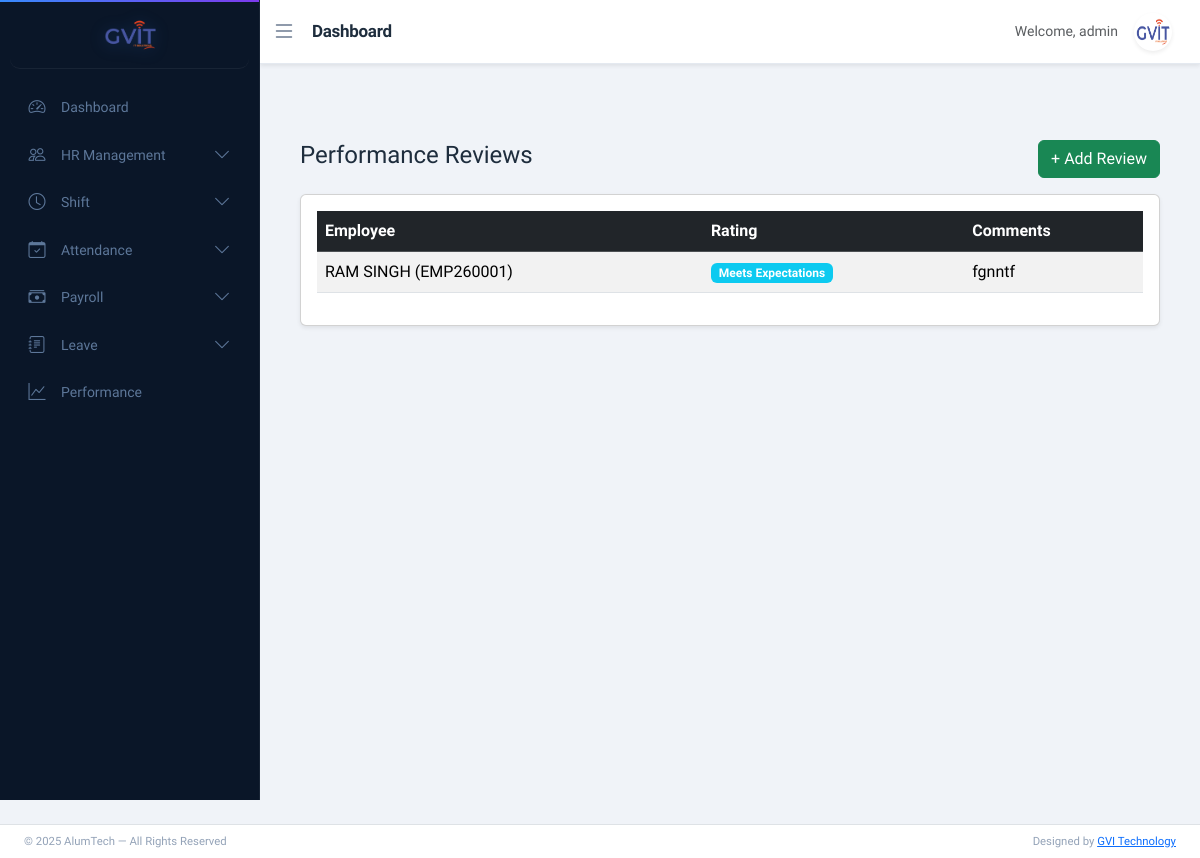
Page /performance/reviews/ (signed in) on the earlier database version.
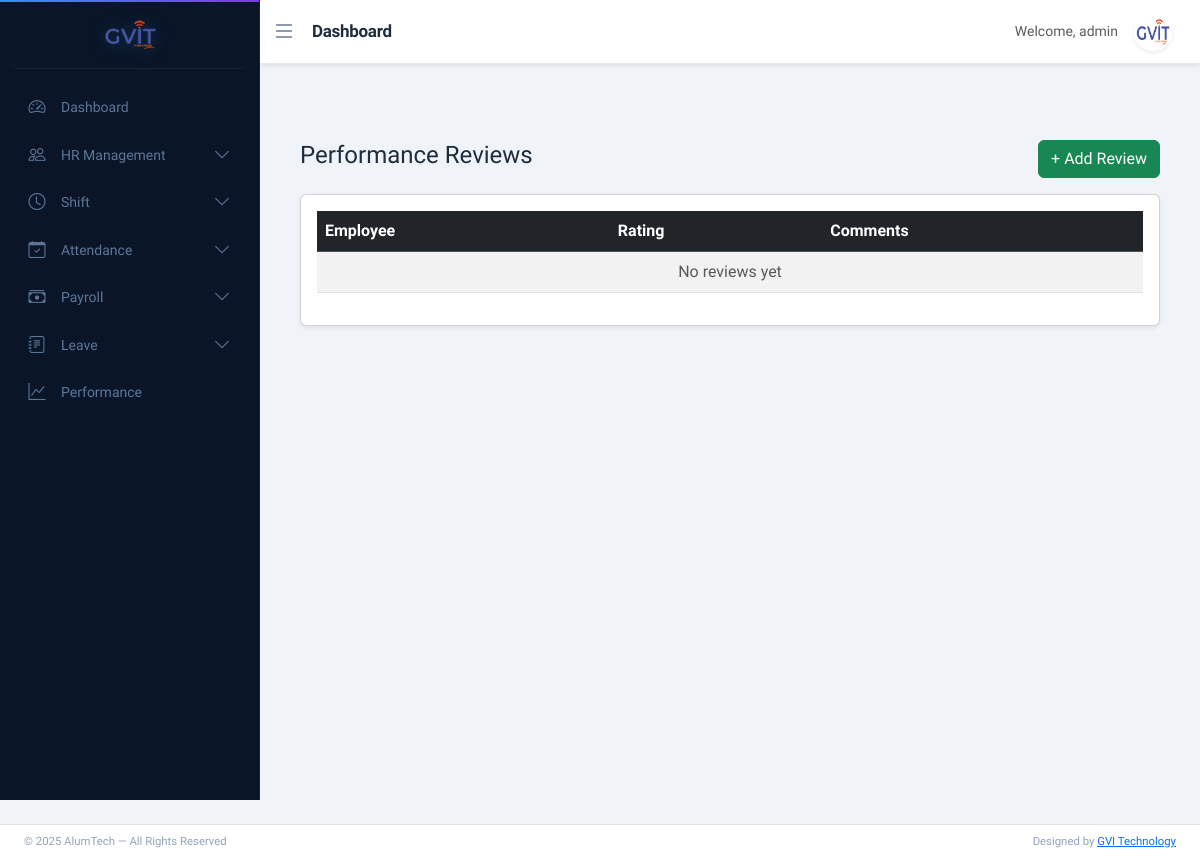
Same page on the later database version.
### performance/models.py (models this page shows, shortened)
class PerformanceReview(models.Model):
    employee = models.ForeignKey(Employee, on_delete=models.CASCADE)
    reviewer = models.ForeignKey(Employee, related_name='reviewer', on_delete=models.SET_NULL, null=True)
    RATING_CHOICES = [
        (5, 'Outstanding'),
        (4, 'Exceeds Expectations'),
        (3, 'Meets Expectations'),
        (2, 'Needs Improvement'),
        (1, 'Poor'),
    ]
    rating = models.IntegerField(choices=RATING_CHOICES)
    comments = models.TextField()
    review_date = models.DateField(auto_now_add=True)

### app/models.py (models this page shows)
class Employee(models.Model):
    BLOOD_GROUP_CHOICES = [
        ('A+', 'A+'), ('A-', 'A-'),
        ('B+', 'B+'), ('B-', 'B-'),
        ('O+', 'O+'), ('O-', 'O-'),
        ('AB+', 'AB+'), ('AB-', 'AB-'),
    ]
    BACHELOR_CHOICES = [
        ('BCom', 'B.Com'),
        ('BSc', 'B.Sc'),
        ('BA', 'B.A'),
        ('BTech', 'B.Tech'),
    ]
    MASTER_CHOICES = [
        ('MCom', 'M.Com'),
        ('MSc', 'M.Sc'),
        ('MA', 'M.A'),
        ('MTech', 'M.Tech'),
    ]
    first_name = models.CharField(max_length=50)
    middle_name = models.CharField(max_length=50, blank=True)
    last_name = models.CharField(max_length=50)
    gender = models.CharField(max_length=10,choices=[('Male','Male'),('Female','Female'),('Other','Other')])
    blood_group = models.CharField(max_length=10, choices=BLOOD_GROUP_CHOICES, blank=True, null=True)
    date_of_birth = models.DateField(null=True, blank=True)
    father_name = models.CharField(max_length=100, blank=True)
    mother_name = models.CharField(max_length=100, blank=True)
    user = models.OneToOneField(User, on_delete=models.CASCADE, null=True, blank=True, related_name='employee_profile')
    email = models.EmailField(unique=True)
    contact_no = models.CharField(max_length=15)
    emergency_contact = models.CharField(max_length=15)
    address = models.TextField(blank=True, null=True)
    permanent_address = models.TextField(blank=True, null=True)
    bachelor_degree = models.CharField(max_length=10, choices=BACHELOR_CHOICES, blank=True, null=True)
    master_degree = models.CharField(max_length=10, choices=MASTER_CHOICES, blank=True, null=True)
    employee_id = models.CharField(max_length=20, unique=True)
    role = models.CharField(
    max_length=20,
    choices=[
        ('HR','HR'),
        ('ACCOUNTS','Accounts'),
        ('EMPLOYEE','Employee')
    ],
    default='EMPLOYEE'
)
    department = models.ForeignKey(Department, on_delete=models.PROTECT)
    designation = models.ForeignKey(Designation, on_delete=models.PROTECT)
    date_of_joining = models.DateField(blank=True, null=True)
    photo = models.ImageField(upload_to='employees/', blank=True, null=True)
    pan_no = models.CharField(max_length=10,blank=True,null=True)
    Aadhar_no = models.CharField(max_length=12,blank=True,null=True)
    Bank_name = models.CharField(max_length=50,blank=True,null=True)
    acc_no = models.CharField(max_length=15,blank=True,null=True)
    ifsc_no = models.CharField(max_length=15,blank=True,null=True)
    branch_name = models.CharField(max_length=50,blank=True,null=True)
    is_active = models.BooleanField(default=True)
    created_at = models.DateTimeField(auto_now_add=True)
    lwp_balance = models.IntegerField(default=0)
    generated_at = models.DateField(blank=True, null=True)
    created_by = models.ForeignKey(User, on_delete=models.SET_NULL, null=True, blank=True, related_name='created_employees')
    def full_name(self):
        return f"{self.first_name} {self.middle_name} {self.last_name}".strip()
    def __str__(self):
        return f"{self.full_name()} ({self.employee_id})"

### performance/views.py (the view)
# urls.py: path('reviews/', views.review_list, name='review_list'),
@user_passes_test(is_hr_or_admin)
def review_list(request):
    reviews = PerformanceReview.objects.all()
    base_template = get_base_template(request.user)
    return render(request, 'performance/review_list.html', {'reviews': reviews,'base_template': base_template})

### performance/views.py (called while the page is built)
def is_hr_or_admin(user):
    if not user.is_authenticated:
        return False
    if user.is_superuser:
        return True
    return Employee.objects.filter(user=user, role='HR').exists()

def get_base_template(user):
    if user.is_superuser:
        return 'base_dashboard.html'   # your admin base
    else:
        return 'base_hr_dashboard.html'

### performance/templates/performance/review_list.html
{% extends base_template %}
{% block content %}
<div class="container mt-4">
    <div class="d-flex justify-content-between align-items-center mb-3">
        <h4>Performance Reviews</h4>
        <a href="{% url 'add_review' %}" class="btn btn-success">
            + Add Review
        </a>
    </div>
    <div class="card shadow-sm">
        <div class="card-body">
            <table class="table table-striped">
                <thead class="table-dark">
                    <tr>
                        <th>Employee</th>
                        <th>Rating</th>
                        <th>Comments</th>
                    </tr>
                </thead>
                <tbody>
                    {% for review in reviews %}
                    <tr>
                        <td>{{ review.employee }}</td>
                        <td>
                            <span class="badge bg-info">
                                {{ review.get_rating_display }}
                            </span>
                        </td>
                        <td>{{ review.comments }}</td>
                    </tr>
                    {% empty %}
                    <tr>
                        <td colspan="3" class="text-center text-muted">
                            No reviews yet
                        </td>
                    </tr>
                    {% endfor %}
                </tbody>
            </table>
        </div>
    </div>
</div>
{% endblock %}

Differences in the rows shown:
removed PerformanceReview: employee "RAM SINGH (EMP260001)", rating "Meets Expectations", comments "fgnntf"
Other differences:
text now shown: "No reviews yet"
